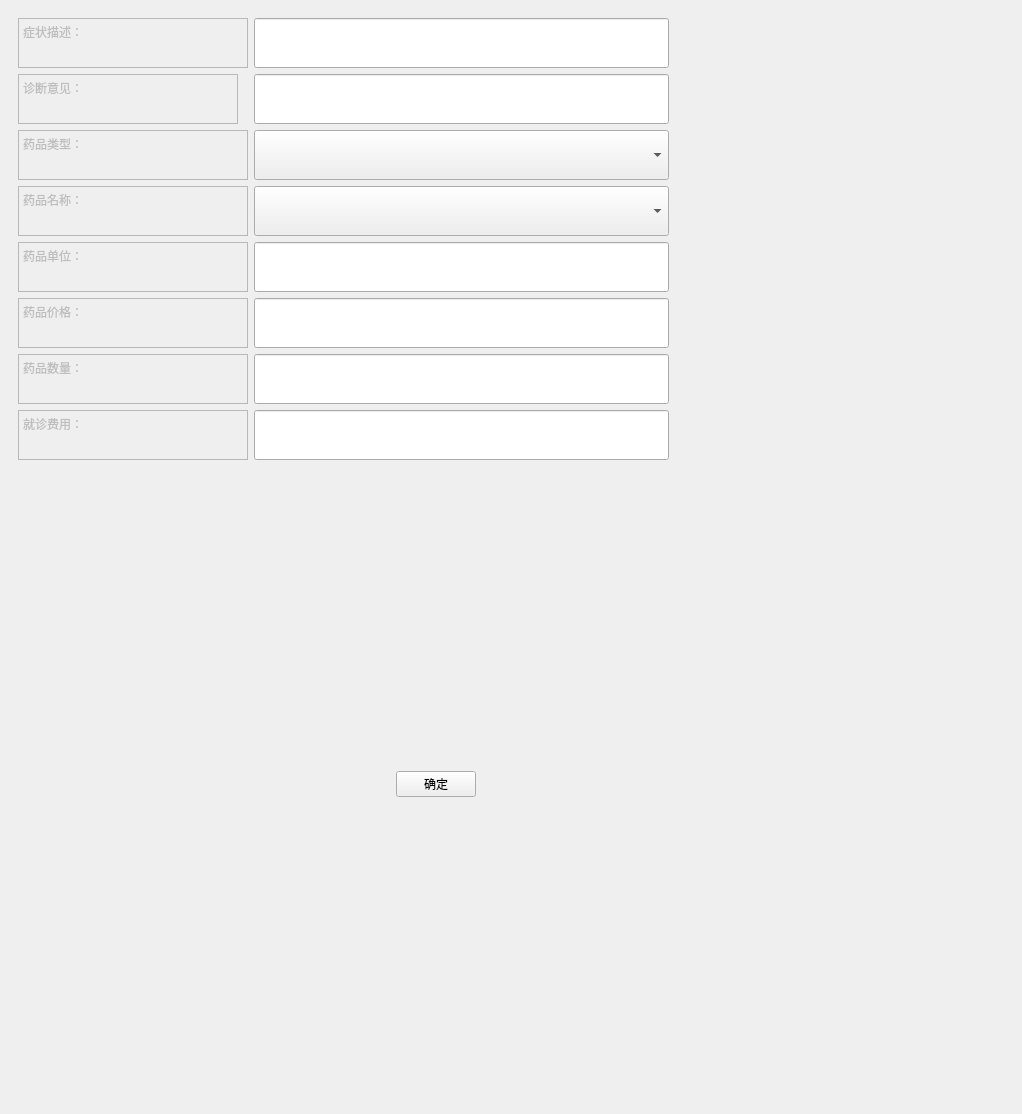
<?xml version="1.0" encoding="UTF-8"?>
<ui version="4.0">
 <class>PatientInfo</class>
 <widget class="QWidget" name="PatientInfo">
  <property name="windowModality">
   <enum>Qt::ApplicationModal</enum>
  </property>
  <property name="geometry">
   <rect>
    <x>0</x>
    <y>0</y>
    <width>1022</width>
    <height>1114</height>
   </rect>
  </property>
  <property name="minimumSize">
   <size>
    <width>800</width>
    <height>300</height>
   </size>
  </property>
  <property name="maximumSize">
   <size>
    <width>8000</width>
    <height>3000</height>
   </size>
  </property>
  <property name="windowTitle">
   <string>开具诊断</string>
  </property>
  <widget class="QWidget" name="layoutWidget">
   <property name="geometry">
    <rect>
     <x>18</x>
     <y>18</y>
     <width>651</width>
     <height>551</height>
    </rect>
   </property>
   <layout class="QFormLayout" name="formLayout">
    <property name="fieldGrowthPolicy">
     <enum>QFormLayout::AllNonFixedFieldsGrow</enum>
    </property>
    <item row="0" column="0">
     <widget class="QTextEdit" name="textEdit_11">
      <property name="enabled">
       <bool>false</bool>
      </property>
      <property name="sizePolicy">
       <sizepolicy hsizetype="Expanding" vsizetype="Fixed">
        <horstretch>0</horstretch>
        <verstretch>0</verstretch>
       </sizepolicy>
      </property>
      <property name="minimumSize">
       <size>
        <width>230</width>
        <height>50</height>
       </size>
      </property>
      <property name="maximumSize">
       <size>
        <width>100</width>
        <height>50</height>
       </size>
      </property>
      <property name="html">
       <string>&lt;!DOCTYPE HTML PUBLIC &quot;-//W3C//DTD HTML 4.0//EN&quot; &quot;http://www.w3.org/TR/REC-html40/strict.dtd&quot;&gt;
&lt;html&gt;&lt;head&gt;&lt;meta name=&quot;qrichtext&quot; content=&quot;1&quot; /&gt;&lt;style type=&quot;text/css&quot;&gt;
p, li { white-space: pre-wrap; }
&lt;/style&gt;&lt;/head&gt;&lt;body style=&quot; font-family:'SimSun'; font-size:9pt; font-weight:400; font-style:normal;&quot;&gt;
&lt;p style=&quot; margin-top:0px; margin-bottom:0px; margin-left:0px; margin-right:0px; -qt-block-indent:0; text-indent:0px;&quot;&gt;症状描述：&lt;/p&gt;&lt;/body&gt;&lt;/html&gt;</string>
      </property>
     </widget>
    </item>
    <item row="0" column="1">
     <widget class="QLineEdit" name="SymptomEdit">
      <property name="sizePolicy">
       <sizepolicy hsizetype="Expanding" vsizetype="Preferred">
        <horstretch>0</horstretch>
        <verstretch>0</verstretch>
       </sizepolicy>
      </property>
      <property name="minimumSize">
       <size>
        <width>0</width>
        <height>50</height>
       </size>
      </property>
      <property name="maximumSize">
       <size>
        <width>16777215</width>
        <height>50</height>
       </size>
      </property>
      <property name="palette">
       <palette>
        <active>
         <colorrole role="Text">
          <brush brushstyle="SolidPattern">
           <color alpha="255">
            <red>0</red>
            <green>0</green>
            <blue>0</blue>
           </color>
          </brush>
         </colorrole>
        </active>
        <inactive>
         <colorrole role="Text">
          <brush brushstyle="SolidPattern">
           <color alpha="255">
            <red>0</red>
            <green>0</green>
            <blue>0</blue>
           </color>
          </brush>
         </colorrole>
        </inactive>
        <disabled>
         <colorrole role="Text">
          <brush brushstyle="SolidPattern">
           <color alpha="255">
            <red>120</red>
            <green>120</green>
            <blue>120</blue>
           </color>
          </brush>
         </colorrole>
        </disabled>
       </palette>
      </property>
      <property name="readOnly">
       <bool>false</bool>
      </property>
     </widget>
    </item>
    <item row="1" column="0">
     <widget class="QTextEdit" name="textEdit_9">
      <property name="enabled">
       <bool>false</bool>
      </property>
      <property name="sizePolicy">
       <sizepolicy hsizetype="Expanding" vsizetype="Fixed">
        <horstretch>0</horstretch>
        <verstretch>0</verstretch>
       </sizepolicy>
      </property>
      <property name="minimumSize">
       <size>
        <width>220</width>
        <height>50</height>
       </size>
      </property>
      <property name="maximumSize">
       <size>
        <width>130</width>
        <height>50</height>
       </size>
      </property>
      <property name="html">
       <string>&lt;!DOCTYPE HTML PUBLIC &quot;-//W3C//DTD HTML 4.0//EN&quot; &quot;http://www.w3.org/TR/REC-html40/strict.dtd&quot;&gt;
&lt;html&gt;&lt;head&gt;&lt;meta name=&quot;qrichtext&quot; content=&quot;1&quot; /&gt;&lt;style type=&quot;text/css&quot;&gt;
p, li { white-space: pre-wrap; }
&lt;/style&gt;&lt;/head&gt;&lt;body style=&quot; font-family:'SimSun'; font-size:9pt; font-weight:400; font-style:normal;&quot;&gt;
&lt;p style=&quot; margin-top:0px; margin-bottom:0px; margin-left:0px; margin-right:0px; -qt-block-indent:0; text-indent:0px;&quot;&gt;诊断意见：&lt;/p&gt;&lt;/body&gt;&lt;/html&gt;</string>
      </property>
     </widget>
    </item>
    <item row="1" column="1">
     <widget class="QLineEdit" name="DiagnosisEdit">
      <property name="sizePolicy">
       <sizepolicy hsizetype="Expanding" vsizetype="Preferred">
        <horstretch>0</horstretch>
        <verstretch>0</verstretch>
       </sizepolicy>
      </property>
      <property name="minimumSize">
       <size>
        <width>0</width>
        <height>50</height>
       </size>
      </property>
      <property name="maximumSize">
       <size>
        <width>16777215</width>
        <height>50</height>
       </size>
      </property>
      <property name="palette">
       <palette>
        <active>
         <colorrole role="Text">
          <brush brushstyle="SolidPattern">
           <color alpha="255">
            <red>0</red>
            <green>0</green>
            <blue>0</blue>
           </color>
          </brush>
         </colorrole>
        </active>
        <inactive>
         <colorrole role="Text">
          <brush brushstyle="SolidPattern">
           <color alpha="255">
            <red>0</red>
            <green>0</green>
            <blue>0</blue>
           </color>
          </brush>
         </colorrole>
        </inactive>
        <disabled>
         <colorrole role="Text">
          <brush brushstyle="SolidPattern">
           <color alpha="255">
            <red>120</red>
            <green>120</green>
            <blue>120</blue>
           </color>
          </brush>
         </colorrole>
        </disabled>
       </palette>
      </property>
      <property name="readOnly">
       <bool>false</bool>
      </property>
     </widget>
    </item>
    <item row="2" column="0">
     <widget class="QTextEdit" name="textEdit">
      <property name="enabled">
       <bool>false</bool>
      </property>
      <property name="sizePolicy">
       <sizepolicy hsizetype="Expanding" vsizetype="Fixed">
        <horstretch>0</horstretch>
        <verstretch>0</verstretch>
       </sizepolicy>
      </property>
      <property name="minimumSize">
       <size>
        <width>230</width>
        <height>50</height>
       </size>
      </property>
      <property name="maximumSize">
       <size>
        <width>100</width>
        <height>50</height>
       </size>
      </property>
      <property name="html">
       <string>&lt;!DOCTYPE HTML PUBLIC &quot;-//W3C//DTD HTML 4.0//EN&quot; &quot;http://www.w3.org/TR/REC-html40/strict.dtd&quot;&gt;
&lt;html&gt;&lt;head&gt;&lt;meta name=&quot;qrichtext&quot; content=&quot;1&quot; /&gt;&lt;style type=&quot;text/css&quot;&gt;
p, li { white-space: pre-wrap; }
&lt;/style&gt;&lt;/head&gt;&lt;body style=&quot; font-family:'SimSun'; font-size:9pt; font-weight:400; font-style:normal;&quot;&gt;
&lt;p style=&quot; margin-top:0px; margin-bottom:0px; margin-left:0px; margin-right:0px; -qt-block-indent:0; text-indent:0px;&quot;&gt;药品类型：&lt;/p&gt;&lt;/body&gt;&lt;/html&gt;</string>
      </property>
     </widget>
    </item>
    <item row="3" column="0">
     <widget class="QTextEdit" name="textEdit_2">
      <property name="enabled">
       <bool>false</bool>
      </property>
      <property name="sizePolicy">
       <sizepolicy hsizetype="Expanding" vsizetype="Fixed">
        <horstretch>0</horstretch>
        <verstretch>0</verstretch>
       </sizepolicy>
      </property>
      <property name="minimumSize">
       <size>
        <width>230</width>
        <height>50</height>
       </size>
      </property>
      <property name="maximumSize">
       <size>
        <width>100</width>
        <height>50</height>
       </size>
      </property>
      <property name="html">
       <string>&lt;!DOCTYPE HTML PUBLIC &quot;-//W3C//DTD HTML 4.0//EN&quot; &quot;http://www.w3.org/TR/REC-html40/strict.dtd&quot;&gt;
&lt;html&gt;&lt;head&gt;&lt;meta name=&quot;qrichtext&quot; content=&quot;1&quot; /&gt;&lt;style type=&quot;text/css&quot;&gt;
p, li { white-space: pre-wrap; }
&lt;/style&gt;&lt;/head&gt;&lt;body style=&quot; font-family:'SimSun'; font-size:9pt; font-weight:400; font-style:normal;&quot;&gt;
&lt;p style=&quot; margin-top:0px; margin-bottom:0px; margin-left:0px; margin-right:0px; -qt-block-indent:0; text-indent:0px;&quot;&gt;药品名称：&lt;/p&gt;&lt;/body&gt;&lt;/html&gt;</string>
      </property>
     </widget>
    </item>
    <item row="4" column="0">
     <widget class="QTextEdit" name="textEdit_3">
      <property name="enabled">
       <bool>false</bool>
      </property>
      <property name="sizePolicy">
       <sizepolicy hsizetype="Expanding" vsizetype="Fixed">
        <horstretch>0</horstretch>
        <verstretch>0</verstretch>
       </sizepolicy>
      </property>
      <property name="minimumSize">
       <size>
        <width>230</width>
        <height>50</height>
       </size>
      </property>
      <property name="maximumSize">
       <size>
        <width>100</width>
        <height>50</height>
       </size>
      </property>
      <property name="html">
       <string>&lt;!DOCTYPE HTML PUBLIC &quot;-//W3C//DTD HTML 4.0//EN&quot; &quot;http://www.w3.org/TR/REC-html40/strict.dtd&quot;&gt;
&lt;html&gt;&lt;head&gt;&lt;meta name=&quot;qrichtext&quot; content=&quot;1&quot; /&gt;&lt;style type=&quot;text/css&quot;&gt;
p, li { white-space: pre-wrap; }
&lt;/style&gt;&lt;/head&gt;&lt;body style=&quot; font-family:'SimSun'; font-size:9pt; font-weight:400; font-style:normal;&quot;&gt;
&lt;p style=&quot; margin-top:0px; margin-bottom:0px; margin-left:0px; margin-right:0px; -qt-block-indent:0; text-indent:0px;&quot;&gt;药品单位：&lt;/p&gt;&lt;/body&gt;&lt;/html&gt;</string>
      </property>
     </widget>
    </item>
    <item row="5" column="0">
     <widget class="QTextEdit" name="textEdit_4">
      <property name="enabled">
       <bool>false</bool>
      </property>
      <property name="sizePolicy">
       <sizepolicy hsizetype="Expanding" vsizetype="Fixed">
        <horstretch>0</horstretch>
        <verstretch>0</verstretch>
       </sizepolicy>
      </property>
      <property name="minimumSize">
       <size>
        <width>230</width>
        <height>50</height>
       </size>
      </property>
      <property name="maximumSize">
       <size>
        <width>100</width>
        <height>50</height>
       </size>
      </property>
      <property name="html">
       <string>&lt;!DOCTYPE HTML PUBLIC &quot;-//W3C//DTD HTML 4.0//EN&quot; &quot;http://www.w3.org/TR/REC-html40/strict.dtd&quot;&gt;
&lt;html&gt;&lt;head&gt;&lt;meta name=&quot;qrichtext&quot; content=&quot;1&quot; /&gt;&lt;style type=&quot;text/css&quot;&gt;
p, li { white-space: pre-wrap; }
&lt;/style&gt;&lt;/head&gt;&lt;body style=&quot; font-family:'SimSun'; font-size:9pt; font-weight:400; font-style:normal;&quot;&gt;
&lt;p style=&quot; margin-top:0px; margin-bottom:0px; margin-left:0px; margin-right:0px; -qt-block-indent:0; text-indent:0px;&quot;&gt;药品价格：&lt;/p&gt;&lt;/body&gt;&lt;/html&gt;</string>
      </property>
     </widget>
    </item>
    <item row="6" column="0">
     <widget class="QTextEdit" name="textEdit_5">
      <property name="enabled">
       <bool>false</bool>
      </property>
      <property name="sizePolicy">
       <sizepolicy hsizetype="Expanding" vsizetype="Fixed">
        <horstretch>0</horstretch>
        <verstretch>0</verstretch>
       </sizepolicy>
      </property>
      <property name="minimumSize">
       <size>
        <width>230</width>
        <height>50</height>
       </size>
      </property>
      <property name="maximumSize">
       <size>
        <width>100</width>
        <height>50</height>
       </size>
      </property>
      <property name="html">
       <string>&lt;!DOCTYPE HTML PUBLIC &quot;-//W3C//DTD HTML 4.0//EN&quot; &quot;http://www.w3.org/TR/REC-html40/strict.dtd&quot;&gt;
&lt;html&gt;&lt;head&gt;&lt;meta name=&quot;qrichtext&quot; content=&quot;1&quot; /&gt;&lt;style type=&quot;text/css&quot;&gt;
p, li { white-space: pre-wrap; }
&lt;/style&gt;&lt;/head&gt;&lt;body style=&quot; font-family:'SimSun'; font-size:9pt; font-weight:400; font-style:normal;&quot;&gt;
&lt;p style=&quot; margin-top:0px; margin-bottom:0px; margin-left:0px; margin-right:0px; -qt-block-indent:0; text-indent:0px;&quot;&gt;药品数量：&lt;/p&gt;&lt;/body&gt;&lt;/html&gt;</string>
      </property>
     </widget>
    </item>
    <item row="6" column="1">
     <widget class="QLineEdit" name="MnumberEdit">
      <property name="sizePolicy">
       <sizepolicy hsizetype="Expanding" vsizetype="Preferred">
        <horstretch>0</horstretch>
        <verstretch>0</verstretch>
       </sizepolicy>
      </property>
      <property name="minimumSize">
       <size>
        <width>0</width>
        <height>50</height>
       </size>
      </property>
      <property name="maximumSize">
       <size>
        <width>16777215</width>
        <height>50</height>
       </size>
      </property>
      <property name="palette">
       <palette>
        <active>
         <colorrole role="Text">
          <brush brushstyle="SolidPattern">
           <color alpha="255">
            <red>0</red>
            <green>0</green>
            <blue>0</blue>
           </color>
          </brush>
         </colorrole>
        </active>
        <inactive>
         <colorrole role="Text">
          <brush brushstyle="SolidPattern">
           <color alpha="255">
            <red>0</red>
            <green>0</green>
            <blue>0</blue>
           </color>
          </brush>
         </colorrole>
        </inactive>
        <disabled>
         <colorrole role="Text">
          <brush brushstyle="SolidPattern">
           <color alpha="255">
            <red>120</red>
            <green>120</green>
            <blue>120</blue>
           </color>
          </brush>
         </colorrole>
        </disabled>
       </palette>
      </property>
      <property name="readOnly">
       <bool>false</bool>
      </property>
     </widget>
    </item>
    <item row="7" column="0">
     <widget class="QTextEdit" name="textEdit_6">
      <property name="enabled">
       <bool>false</bool>
      </property>
      <property name="sizePolicy">
       <sizepolicy hsizetype="Expanding" vsizetype="Fixed">
        <horstretch>0</horstretch>
        <verstretch>0</verstretch>
       </sizepolicy>
      </property>
      <property name="minimumSize">
       <size>
        <width>230</width>
        <height>50</height>
       </size>
      </property>
      <property name="maximumSize">
       <size>
        <width>100</width>
        <height>50</height>
       </size>
      </property>
      <property name="html">
       <string>&lt;!DOCTYPE HTML PUBLIC &quot;-//W3C//DTD HTML 4.0//EN&quot; &quot;http://www.w3.org/TR/REC-html40/strict.dtd&quot;&gt;
&lt;html&gt;&lt;head&gt;&lt;meta name=&quot;qrichtext&quot; content=&quot;1&quot; /&gt;&lt;style type=&quot;text/css&quot;&gt;
p, li { white-space: pre-wrap; }
&lt;/style&gt;&lt;/head&gt;&lt;body style=&quot; font-family:'SimSun'; font-size:9pt; font-weight:400; font-style:normal;&quot;&gt;
&lt;p style=&quot; margin-top:0px; margin-bottom:0px; margin-left:0px; margin-right:0px; -qt-block-indent:0; text-indent:0px;&quot;&gt;就诊费用：&lt;/p&gt;&lt;/body&gt;&lt;/html&gt;</string>
      </property>
     </widget>
    </item>
    <item row="7" column="1">
     <widget class="QLineEdit" name="RfeeEdit">
      <property name="sizePolicy">
       <sizepolicy hsizetype="Expanding" vsizetype="Preferred">
        <horstretch>0</horstretch>
        <verstretch>0</verstretch>
       </sizepolicy>
      </property>
      <property name="minimumSize">
       <size>
        <width>0</width>
        <height>50</height>
       </size>
      </property>
      <property name="maximumSize">
       <size>
        <width>16777215</width>
        <height>50</height>
       </size>
      </property>
      <property name="palette">
       <palette>
        <active>
         <colorrole role="Text">
          <brush brushstyle="SolidPattern">
           <color alpha="255">
            <red>0</red>
            <green>0</green>
            <blue>0</blue>
           </color>
          </brush>
         </colorrole>
        </active>
        <inactive>
         <colorrole role="Text">
          <brush brushstyle="SolidPattern">
           <color alpha="255">
            <red>0</red>
            <green>0</green>
            <blue>0</blue>
           </color>
          </brush>
         </colorrole>
        </inactive>
        <disabled>
         <colorrole role="Text">
          <brush brushstyle="SolidPattern">
           <color alpha="255">
            <red>120</red>
            <green>120</green>
            <blue>120</blue>
           </color>
          </brush>
         </colorrole>
        </disabled>
       </palette>
      </property>
      <property name="readOnly">
       <bool>false</bool>
      </property>
     </widget>
    </item>
    <item row="2" column="1">
     <widget class="QComboBox" name="MtypeComboBox">
      <property name="sizePolicy">
       <sizepolicy hsizetype="Preferred" vsizetype="Preferred">
        <horstretch>0</horstretch>
        <verstretch>0</verstretch>
       </sizepolicy>
      </property>
     </widget>
    </item>
    <item row="3" column="1">
     <widget class="QComboBox" name="MnameComboBox">
      <property name="sizePolicy">
       <sizepolicy hsizetype="Preferred" vsizetype="Preferred">
        <horstretch>0</horstretch>
        <verstretch>0</verstretch>
       </sizepolicy>
      </property>
     </widget>
    </item>
    <item row="4" column="1">
     <widget class="QLineEdit" name="MunitEdit">
      <property name="sizePolicy">
       <sizepolicy hsizetype="Expanding" vsizetype="Preferred">
        <horstretch>0</horstretch>
        <verstretch>0</verstretch>
       </sizepolicy>
      </property>
      <property name="readOnly">
       <bool>true</bool>
      </property>
     </widget>
    </item>
    <item row="5" column="1">
     <widget class="QLineEdit" name="MpriceEdit">
      <property name="sizePolicy">
       <sizepolicy hsizetype="Expanding" vsizetype="Preferred">
        <horstretch>0</horstretch>
        <verstretch>0</verstretch>
       </sizepolicy>
      </property>
      <property name="readOnly">
       <bool>true</bool>
      </property>
     </widget>
    </item>
   </layout>
  </widget>
  <widget class="QWidget" name="layoutWidget">
   <property name="geometry">
    <rect>
     <x>360</x>
     <y>760</y>
     <width>152</width>
     <height>48</height>
    </rect>
   </property>
   <layout class="QHBoxLayout" name="horizontalLayout_8">
    <item>
     <widget class="QPushButton" name="btn_accurate">
      <property name="sizePolicy">
       <sizepolicy hsizetype="Fixed" vsizetype="Fixed">
        <horstretch>0</horstretch>
        <verstretch>0</verstretch>
       </sizepolicy>
      </property>
      <property name="text">
       <string>确定</string>
      </property>
     </widget>
    </item>
   </layout>
  </widget>
 </widget>
 <resources/>
 <connections/>
</ui>
